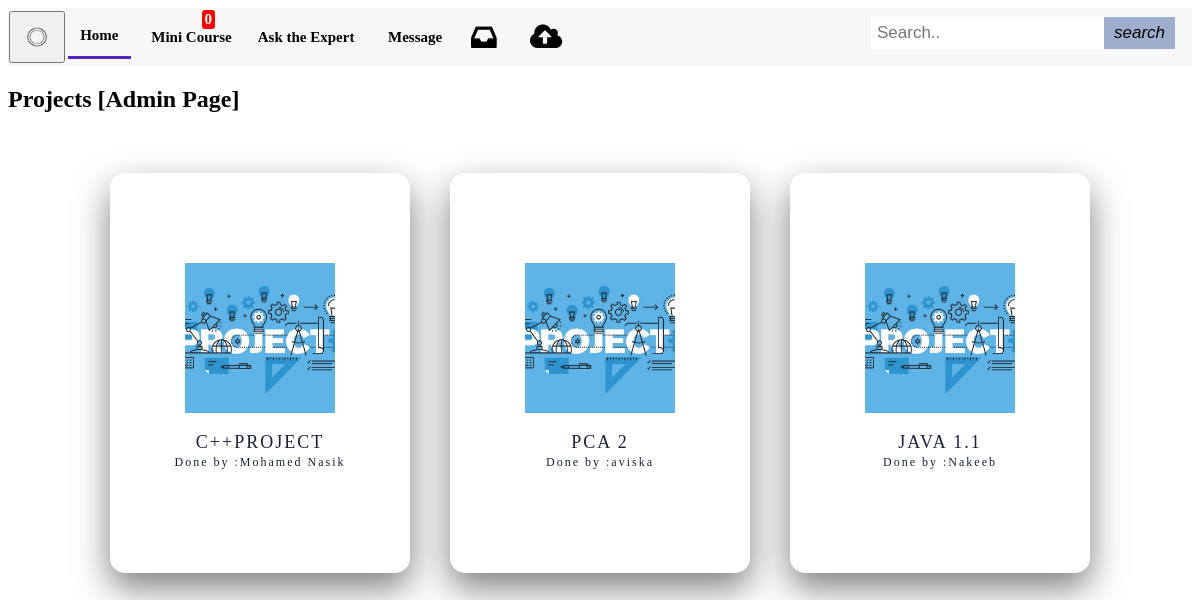
Screenshot of /Website/a_main.php (signed in) with the database file from the repository.
### tables this page shows
CREATE TABLE `project` (
  `id` int(11) NOT NULL,
  `member_id` int(11) NOT NULL,
  `course_id` int(11) NOT NULL,
  `sub_id` int(11) NOT NULL,
  `admin_id` int(11) NOT NULL,
  `course_type` varchar(30) NOT NULL,
  `Topic` varchar(255) NOT NULL,
  `pNo` int(11) NOT NULL,
  `project_code` varchar(255) NOT NULL,
  `uploadDate` timestamp NOT NULL DEFAULT current_timestamp() ON UPDATE current_timestamp(),
  `files` blob NOT NULL,
  `Marks` double NOT NULL,
  `Release_Marks` int(11) NOT NULL,
  `publish` int(11) NOT NULL,
  `watched` int(11) NOT NULL,
  `deletePro` int(11) NOT NULL
);

### Website/a_main.php (the view, shortened to what this page needs)
<?php
include 'admin_login.php';
   $servername = "localhost";
   $username = "root";
   $password = "";
   $database = "project_management";
	$conn = mysqli_connect($servername, $username, $password,$database);
		$email = $_SESSION['email'];
		$sql2 = $con->query("SELECT id FROM admin where email = '$email'");
		$data2 = $sql2->fetch_assoc();
		$Admin_id= $data2['id'];
	$sql = mysqli_query($conn, "SELECT DISTINCT pNo FROM project WHERE publish = '1' ");
	$Count_pro = mysqli_num_rows($sql);
		$a = 0;
?>
<html>
	<head>
		<link rel="stylesheet" href="navi.css">
	 	<link rel="stylesheet" href="https://cdnjs.cloudflare.com/ajax/libs/font-awesome/4.7.0/css/font-awesome.min.css">
	 	<link rel="stylesheet" href="mini.css">
	</head>
<body>
<table style="width:100%" border="0" collapse="0">
	<tr  style="height:20px">
		<th width="5%" align="left">
			<div class="dropdown">
			  <button class="dropbtn"><img src="images/logo.png" height="20px" width="20px"></button>
			</div>
		</th>
		<th width="6%">
			<div class="navbar">
				<a class="active" href="a_main.php">Home</a>
			</div>
		</th>
		<th width="9%">
			<div class="navbar">
				<a href="a_mini.php"> Mini Course</a>
			</div>
		</th>
		<th width="11%">
			<div class="navbar">
				<a href="ask_the_expert_admin.php"> Ask the Expert </a>
			</div>
		</th>
		<th width="7%">
			<div class="navbar">
				<a href="message.php">Message</a>
			</div>
		</th>
		<th width="5%">
			<div class="navbar">
				<a href="inbox.php" class="notification">
					<span><i class="fa fa-inbox fa-2x" aria-hidden="true"></i></span>
						<?php
					  		$sql = mysqli_query($conn, "SELECT * FROM project WHERE admin_id = '$Admin_id' AND watched ='0'");
							$Acount = mysqli_num_rows($sql);
				  		?>
					<span class="badge" ><?php echo $Acount;?></span>
				</a>
			</div>
		</th>
		<th width="7%">
			<div class="navbar">
				<a href="Miniupload.php"><i class="fa fa-cloud-upload fa-2x" aria-hidden="true"></i></a>
			</div>
		</th>
		<th >
			<div class="topnav">
				<div class="search-container">
					<form action="#">
						<input type="text" placeholder="Search.." name="search">
						<button type="submit"><i>search</i></button>
					</form>
				</div>
			</div>
		</th>
	</tr>
</table>
<h2>Projects [Admin Page]</h2>
<section>
	<div class="container">
<?php
		$sql = "SELECT pNo,Topic,member.name FROM project INNER JOIN member ON project.member_id = member.id WHERE publish = '1' ORDER BY pNo DESC ";
		$result = $conn->query($sql);
		while(($a<$Count_pro) && ($row = $result->fetch_assoc())){
			$Topic[0] = $row['Topic'];
			$name[0] = $row['name'];
?>
					<div class="card">
						<div class="content">
							<div class="imgBx">
								<img src="images/pro4.jpg">
							</div>
							<div class="contentBx">
								<h3><?php echo $Topic[0]; ?><br><span>Done by :<?php echo $name[0]; ?></span></h3>
							</div>
						</div>
						<div class="sci">
						</div>
					</div>
<?php
	      	$a++;
    	}
 ?>
 	</div>
  </section>
</body>
</html>

### Website/navi.css (style rules this page uses)
.navbar { width: 100%; overflow: auto; }
.navbar a { font-family : Bell Gothic Std Black; float: left; text-align: center; padding: 12px; color: black; text-decoration: none; font-size: 15px; }
.active { border-bottom: 3px solid #5626C4; }
table, th, td { border:0px solid black; border-collapse: collapse; background-color: #F7F7F7; }
.topnav { overflow: hidden; }
.topnav .search-container { float: right; }
.topnav input[type=text] { padding: 6px; margin-top: 8px; font-size: 17px; border: none; }
.topnav .search-container button { float: right; padding: 6px 10px; margin-top: 8px; margin-right: 16px; background: #A0AECD; font-size: 17px; border: none; cursor: pointer; }

### Website/mini.css (style rules this page uses)
.container { position: relative; display: flex; justify-content: center; align-items: center; flex-wrap: wrap; margin: 40px 0; }
.container .card { position: relative; width: 300px; height: 400px; background: rgba(255, 255, 255, 0.05); margin: 20px; box-shadow: 0 15px 35px rgba(0, 0, 0, 0.5); border-radius: 15px; display: flex; justify-content: center; align-items: center; backdrop-filter: blur(10px); }
.container .card .content { position: relative; display: flex; justify-content: center; align-items: center; flex-direction: column; transition: 0.5s; }
.container .card .content .imgBx { position: relative; width: 150px; height: 150px; overflow: hidden; }
.container .card .content .imgBx img { position: absolute; top: 0; left: 0; width: 100%; height: 100%; object-fit: cover; }
.container .card .content .contentBx h3 { color: #1A2238; text-transform: uppercase; letter-spacing: 2px; font-weight: 500; font-size: 18px; text-align: center; margin: 20px 0 10px; line-height: 1.1em; }
.container .card .content .contentBx h3 span { font-size: 12px; font-weight: 300; text-transform: initial; }
.container .card .sci { position: absolute; bottom: 50px; display: flex; }

### Website/a_main.php (style rules this page uses)
.badge { position: absolute; top: 10px; right: 985px; padding: 1px 3px; border-radius: 20%; background: red; color: white; }
li a, .dropbtn { display: inline-block; color: black; text-align: center; padding: 14px 16px; text-decoration: none; }

### rows the page displays
project: Topic "C++PROJECT", name "Mohamed Nasik"
project: Topic "PCA 2", name "aviska"
project: Topic "JAVA 1.1", name "Nakeeb"

### other values shown
$Acount "0"
